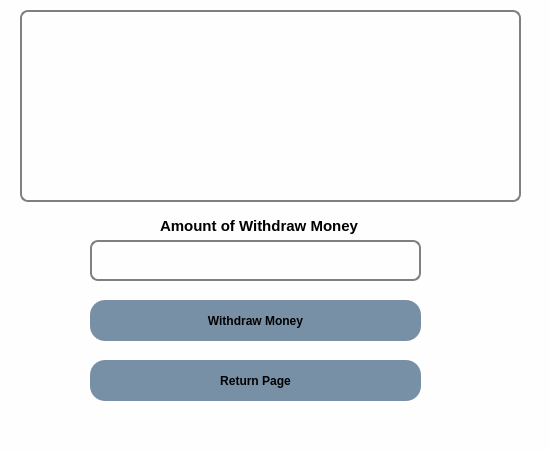
<?xml version="1.0" encoding="UTF-8"?>
<ui version="4.0">
 <class>Dialog</class>
 <widget class="QDialog" name="Dialog">
  <property name="geometry">
   <rect>
    <x>0</x>
    <y>0</y>
    <width>550</width>
    <height>450</height>
   </rect>
  </property>
  <property name="windowTitle">
   <string>Dialog</string>
  </property>
  <property name="styleSheet">
   <string notr="true">*
{
background:#fefefe;
}
#mainFrame {
border: 3px solid gray;
border-radius: 40px;
background: white;
}
QLineEdit {
padding: 1px;
border-style: solid;
border: 2px solid gray;
border-radius: 8px;
}

QPushButton
{
background: #7890a5;
border-radius:15px;
}

QPushButton:hover
{
color:#333;
border-radius:15px;
background:#49ebff;
}


QLabel {
font-weight: bold;
font-size: 15px;
}

QTextBrowser{
padding: 1px;
border-style: solid;
border: 2px solid gray;
border-radius: 8px;
}</string>
  </property>
  <widget class="QTextBrowser" name="text_browser_display">
   <property name="geometry">
    <rect>
     <x>20</x>
     <y>10</y>
     <width>501</width>
     <height>192</height>
    </rect>
   </property>
  </widget>
  <widget class="QPushButton" name="button_withdraw">
   <property name="geometry">
    <rect>
     <x>90</x>
     <y>300</y>
     <width>331</width>
     <height>41</height>
    </rect>
   </property>
   <property name="font">
    <font>
     <weight>75</weight>
     <bold>true</bold>
    </font>
   </property>
   <property name="text">
    <string>Withdraw Money</string>
   </property>
  </widget>
  <widget class="QLineEdit" name="line_withdraw">
   <property name="geometry">
    <rect>
     <x>90</x>
     <y>240</y>
     <width>331</width>
     <height>41</height>
    </rect>
   </property>
  </widget>
  <widget class="QPushButton" name="button_return">
   <property name="geometry">
    <rect>
     <x>90</x>
     <y>360</y>
     <width>331</width>
     <height>41</height>
    </rect>
   </property>
   <property name="font">
    <font>
     <weight>75</weight>
     <bold>true</bold>
    </font>
   </property>
   <property name="text">
    <string>Return Page</string>
   </property>
  </widget>
  <widget class="QLabel" name="label">
   <property name="geometry">
    <rect>
     <x>160</x>
     <y>216</y>
     <width>211</width>
     <height>20</height>
    </rect>
   </property>
   <property name="text">
    <string>Amount of Withdraw Money</string>
   </property>
  </widget>
 </widget>
 <resources/>
 <connections/>
</ui>
